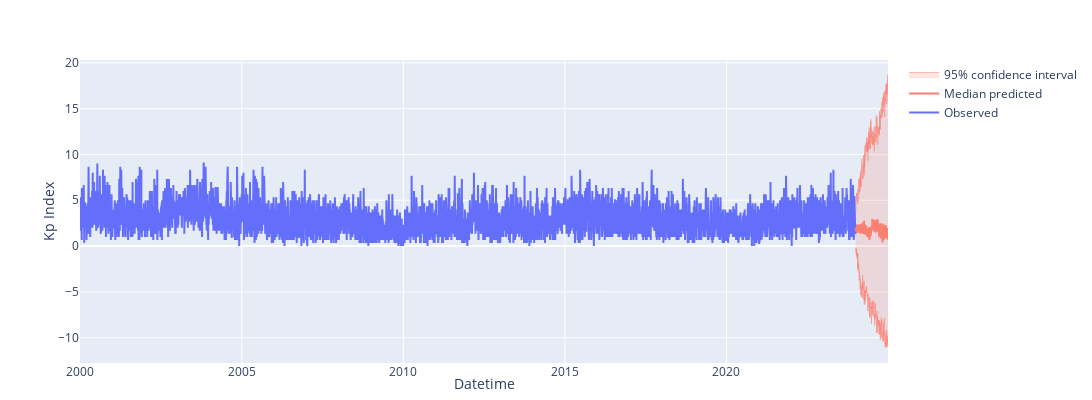

The cell this chart's notebook holds for it:
### Code cell
q = 0.975  # 95% prediction intervals
simulations = aaa_model.simulate(anchor="end", nsimulations=365, repetitions=100, random_errors="bootstrap")
simulations = pd.DataFrame({"median": simulations.median(axis=1),
                            "pi_lower": simulations.quantile((1 - q), axis=1),
                            "pi_upper": simulations.quantile(q, axis=1)},
                           index=forecast_index)

plot_prediction_intervals(df_observed['Kp_Index'], simulations, "median", xlabel="Datetime", ylabel="Kp Index", width=1600)

### Figure 1 — Plotly figure (JSON) as saved in the notebook; plotly's stock layout.template omitted (floating-point values rounded to 4 significant figures; data arrays with more than 128 entries replaced by an {"elided": "..."} marker saying what was removed)
{"data": [{"mode": "lines", "name": "Observed", "type": "scatter", "x": {"elided": "8766 str values"}, "y": {"elided": "8766 float values"}}, {"line": {"color": "salmon"}, "mode": "lines", "name": "Median predicted", "type": "scatter", "x": {"elided": "365 str values"}, "y": {"elided": "365 float values"}}, {"line": {"color": "salmon", "width": 0.5}, "mode": "lines", "showlegend": false, "type": "scatter", "x": {"elided": "365 str values"}, "y": {"elided": "365 float values"}}, {"fill": "tonexty", "fillcolor": "rgba(250, 128, 114, 0.2)", "line": {"color": "salmon", "width": 0.5}, "mode": "lines", "name": "95% confidence interval", "type": "scatter", "x": {"elided": "365 str values"}, "y": {"elided": "365 float values"}}], "layout": {"height": 400, "margin": {"b": 10, "t": 60}, "title": {"x": 0.5, "y": 0.93}, "width": 1600, "xaxis": {"title": {"standoff": 0, "text": "Datetime"}}, "yaxis": {"title": {"standoff": 0, "text": "Kp Index"}}}}
